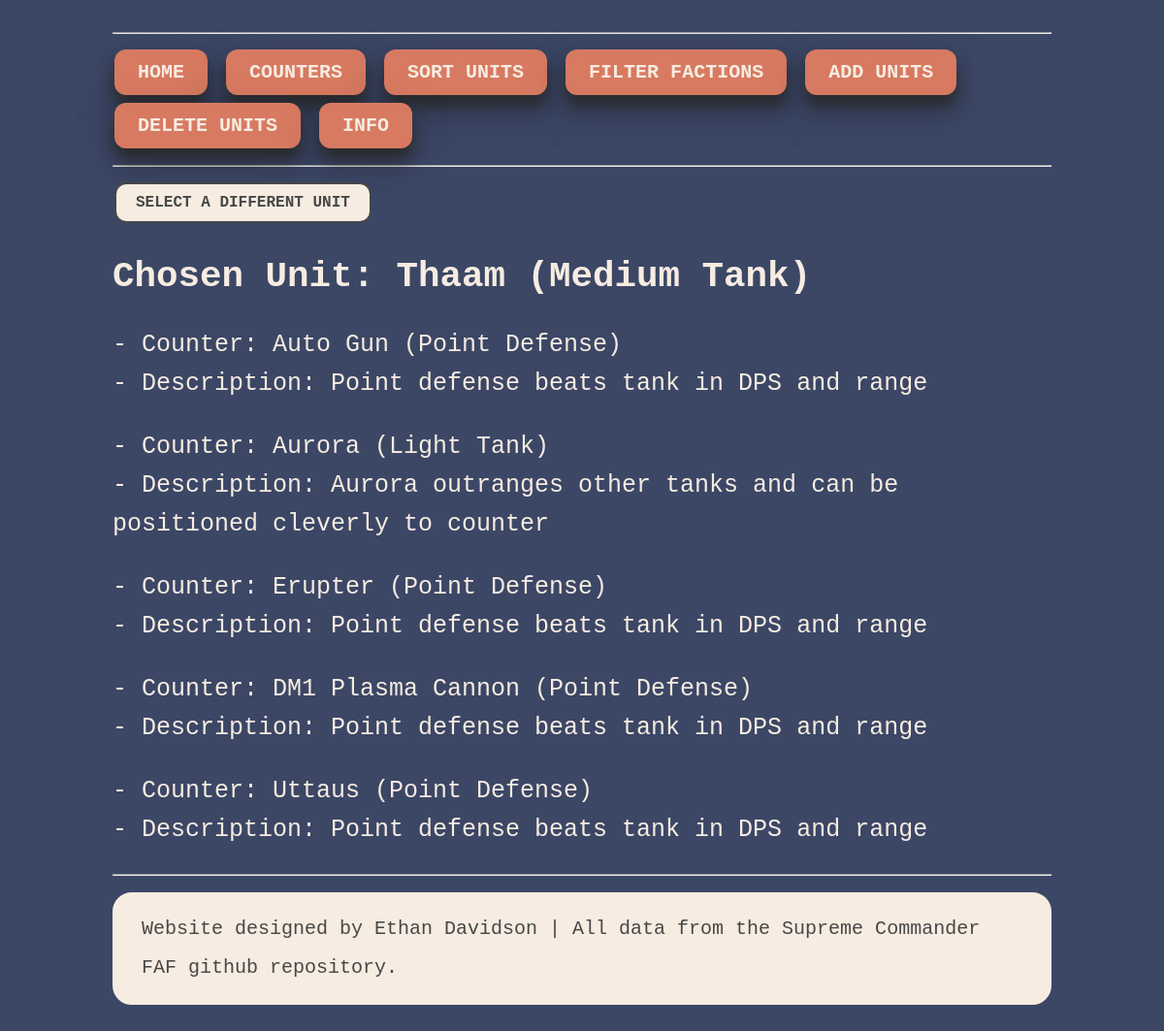
/counters/1, run on the app's committed database.
### tables this page shows
CREATE TABLE Units_T1_Land (ID INTEGER PRIMARY KEY AUTOINCREMENT, Name TEXT, Health INT, DPS INT, Mass_Cost INT, Energy_Cost INT, "Range" INT, Speed INT, Faction_ID INT REFERENCES Faction (ID));

CREATE TABLE Matchup (ID INTEGER PRIMARY KEY AUTOINCREMENT, Unit_for_ID INT REFERENCES Units_T1_Land (ID), Unit_against_ID INT REFERENCES Units_T1_Land (ID), Description TEXT);

### sc_web.py (the view)
@app.route("/counters/<int:id3>")
def unit_counter(id3):
    try:
        with sqlite3.connect(TARGET_DATABASE_FILE) as connection:
            cursor = connection.cursor()
            query = """
			SELECT This_info.Name as This_name, Counters.Name as Counter_name, Matchup.Description FROM Matchup
			JOIN Units_T1_Land as Counters  ON Matchup.Unit_against_ID=Counters.ID
			JOIN Units_T1_Land as This_info ON Matchup.Unit_for_ID=This_info.ID WHERE Matchup.Unit_for_ID = ?
			"""
            cursor.execute(query, (id3,))
            results = cursor.fetchall()
            return render_template("counter.html", data=results)
    except ValueError:
        return render_template("404.html")

### templates/counter.html
{% extends "layout.html" %}
{% block content %}
		<a href="/counters">
		    <button class="back_button back_hover" type="button">SELECT A DIFFERENT UNIT</button>
		</a>
	<h2> Chosen Unit: {{ data[0][0] }}</h2>
    {% for item in data %}
        <p>- Counter: {{ item[1] }} <br> - Description: {{item[2]}}</p>
    {% endfor %}
{% endblock %}

### static/style.css (style rules this page uses)
html, body { font-family: "Lucida Console", monospace; margin: 0rem 3rem; }
:root { --col_1: #D77A61; --col_2: #474747; --col_3: #F7ECE1; --col_4: #3c4766; --col_5: #D77A61; }
body { color: var(--col_3); font-size: 25px; line-height: 40px; text-align: left; background-color: var(--col_4); padding: 20px; }
a { color: inherit; text-decoration: inherit; }
.back_button { font-family: Lucida Console, monospace; border: 2px solid var(--col_2); font-weight: bold; border-radius: 12px; color: var(--col_2); padding: 10px 20px; text-align: center; text-decoration: none; display: inline-block; font-size: 16px; margin: 4px 2px; transition-duration: 0.4s; cursor: pointer; background-color: var(--col_3); }

### data on the page
Units_T1_Land: Name "Thaam (Medium Tank)"
Matchup: Name "Auto Gun (Point Defense)", Description "Point defense beats tank in DPS and range"
Matchup: Name "Aurora (Light Tank)", Description "Aurora outranges other tanks and can be positioned cleverly to counter"
Matchup: Name "Erupter (Point Defense)", Description "Point defense beats tank in DPS and range"
Matchup: Name "DM1 Plasma Cannon (Point Defense)", Description "Point defense beats tank in DPS and range"
Matchup: Name "Uttaus (Point Defense)", Description "Point defense beats tank in DPS and range"
